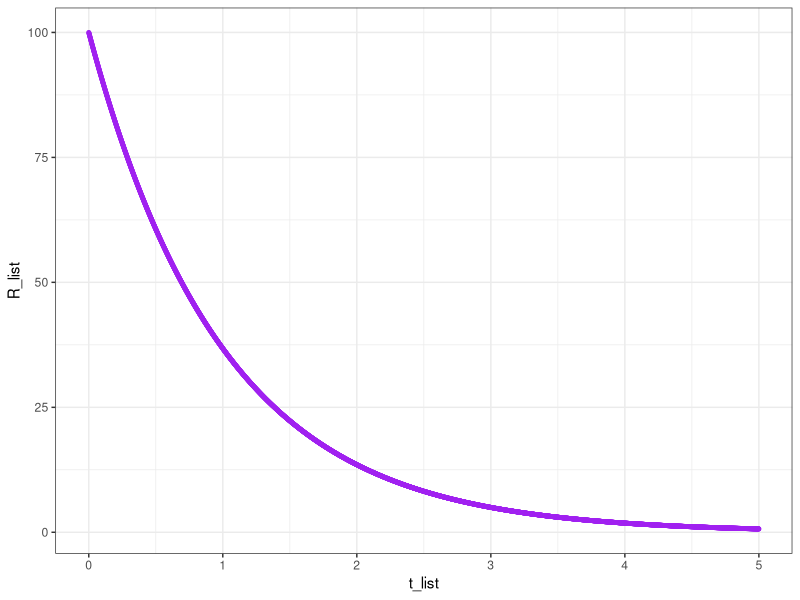
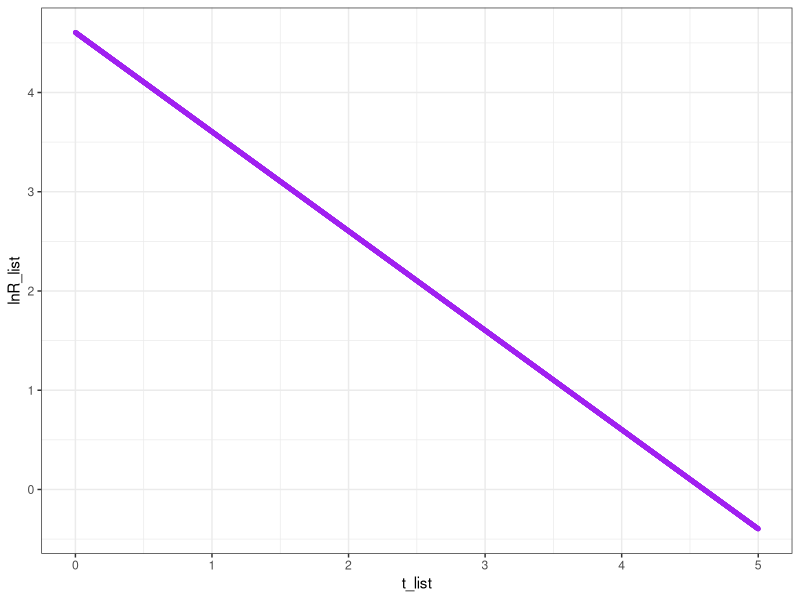
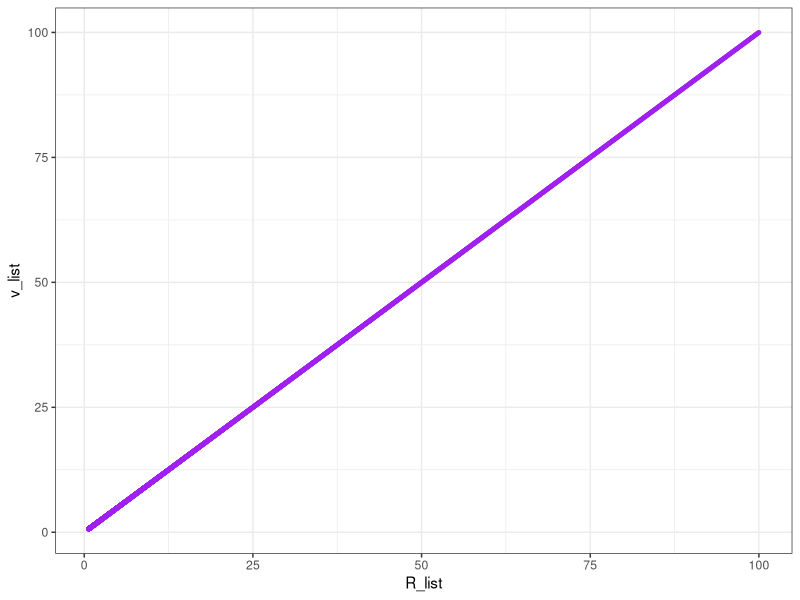
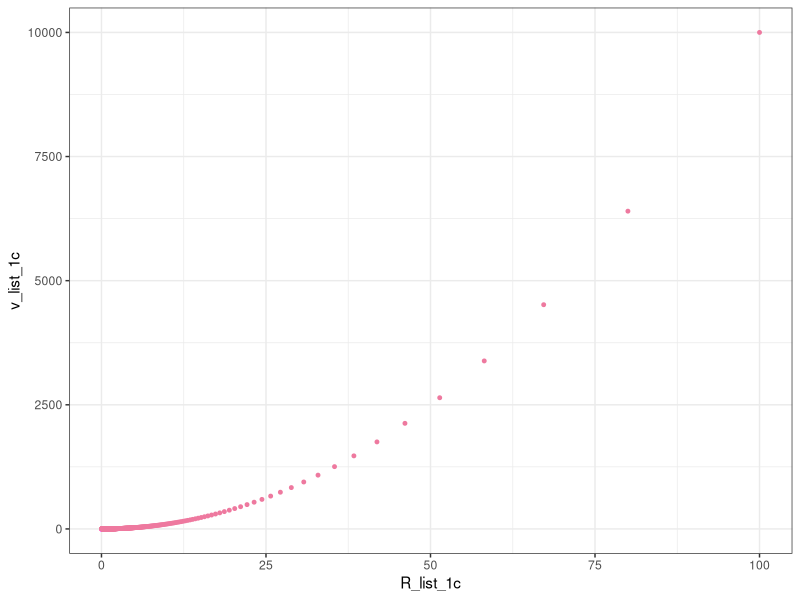
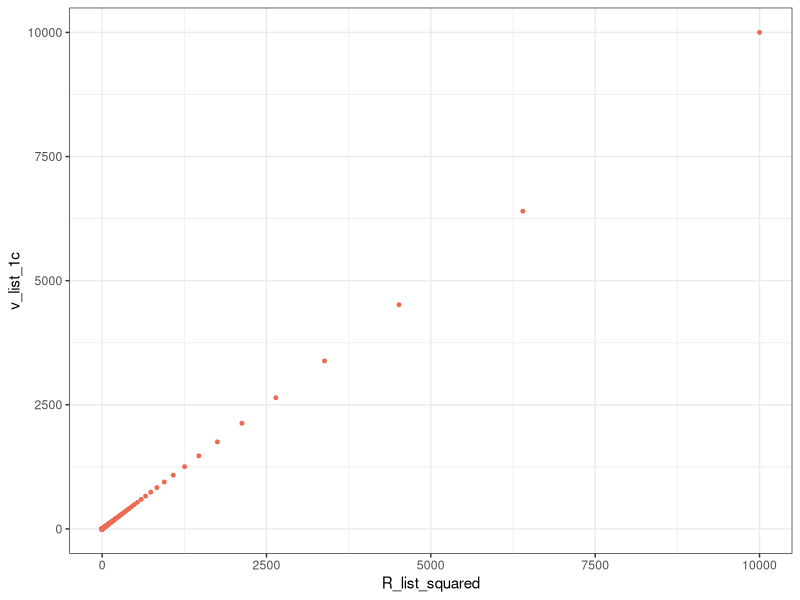
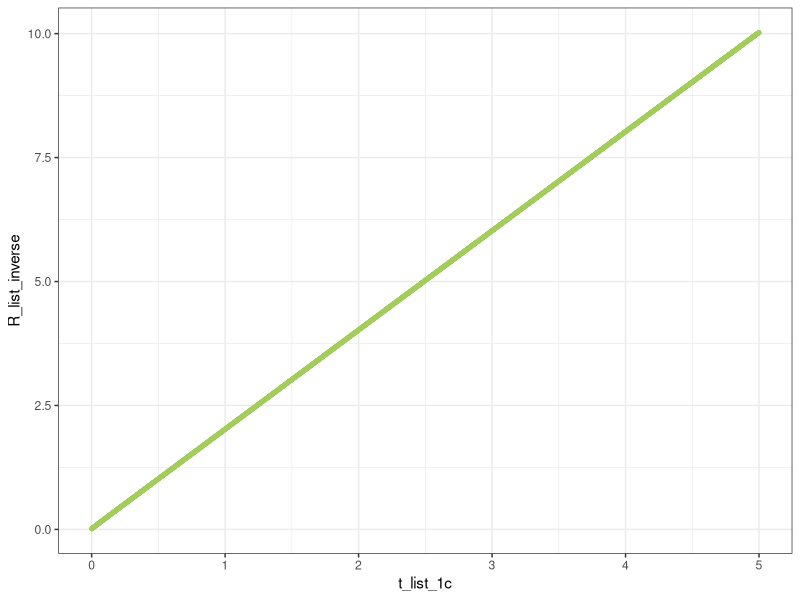
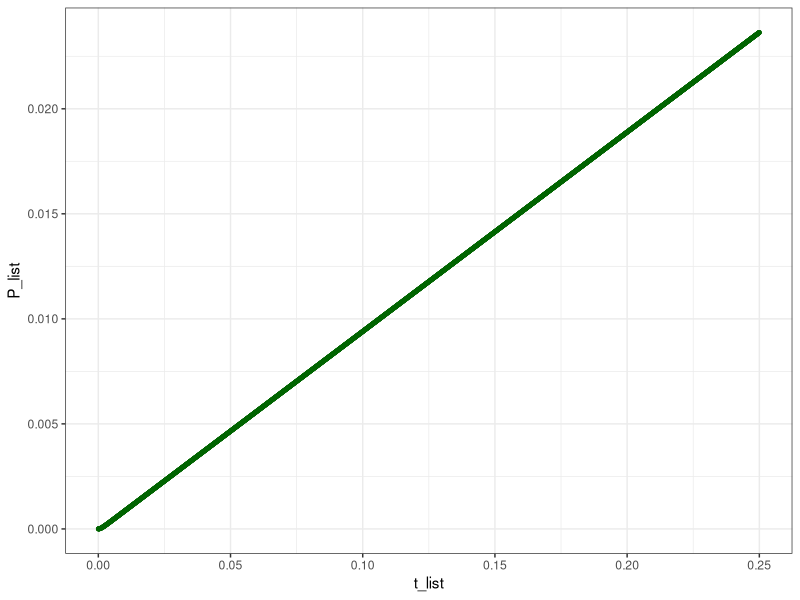
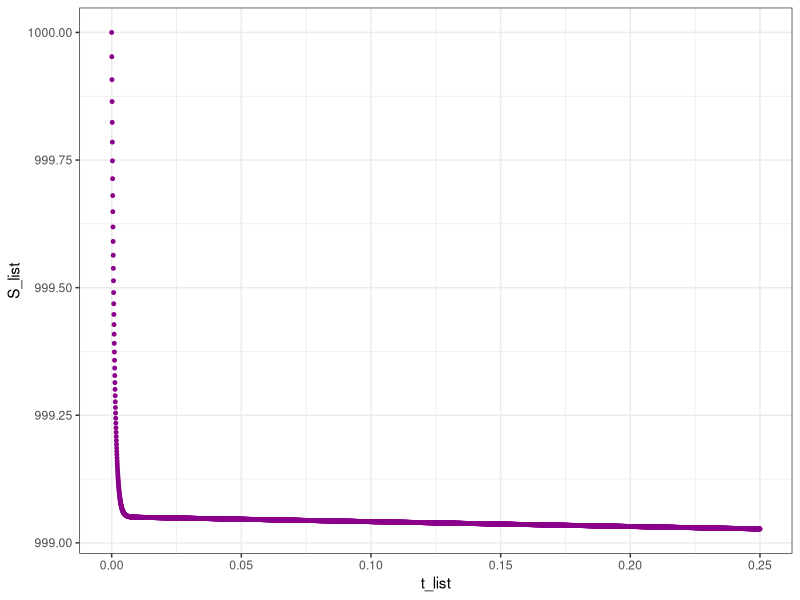

These charts were generated, in order, by the following R code:
library(tidyverse)

#Actividad 1: Cineticas sencillas

k<-(1)
dt<-0.001
R0<-100
t0<-0
v0=k*R0

R_list<-c(R0)
t_list<-c(t0)
v_list<-c(v0)
  
R=R0
t=t0


for (i in 1:5000){
dR<- -k*R*dt
R<-R+dR
R_list<-c(R_list,R)
t<-t+dt
t_list<-c(t_list,t)
v=k*R
v_list<-c(v_list,v)
}

view(R_list)

data_list_TP2<-data.frame(R_list, t_list, v_list)

ggplot(data=data_list_TP2,
       aes(x=t_list, 
           y=R_list))+
      geom_point(size=1, color="purple")+
theme_bw()

data_list_TP2<-data_list_TP2 %>% 
  mutate(lnR_list=log(R_list))
view(data_list_TP2)


ggplot(data=data_list_TP2,
       aes(x=t_list, 
           y=lnR_list))+
  geom_point(size=1, color="purple")+
  theme_bw()


ggplot(data=data_list_TP2,
       aes(x=R_list, 
           y=v_list))+
  geom_point(size=1, color="purple")+
  theme_bw()

#Calculo para una reaccion de orden 2 vamos a definir las variables con un 1c ya q ue corresponde a la actividad 1c

k_1c<-(1)
dt_1c<-0.001
R0_1c<-100
t0_1c<-0
v0_1c=k_1c*R0_1c^2

R_list_1c<-c(R0_1c)
t_list_1c<-c(t0_1c)
v_list_1c<-c(v0_1c)

R_1c=R0_1c
t_1c=t0_1c


for (i in 1:5000){
  dR_1c<- -2*k_1c*(R_1c^2)*dt_1c
  R_1c<-R_1c+dR_1c
  R_list_1c<-c(R_list_1c,R_1c)
  t_1c<-t_1c+dt_1c
  t_list_1c<-c(t_list_1c,t_1c)
  v_1c=k_1c*R_1c^2
  v_list_1c<-c(v_list_1c,v_1c)
}

data_list_TP2_act_1c<-data.frame(R_list_1c, t_list_1c, v_list_1c,
                                 R_list_squared=R_list_1c^2,
                                 R_list_inverse=1/R_list_1c)

view(data_list_TP2_act_1c)

ggplot(data = data_list_TP2_act_1c,
       aes(x=R_list_1c,
           y=v_list_1c))+
  geom_point(size=1, color="palevioletred2")+
  theme_bw()

ggplot(data = data_list_TP2_act_1c,
       aes(x=R_list_squared,
           y=v_list_1c))+
  geom_point(size=1, color="coral2")+
  theme_bw()
         
ggplot(data = data_list_TP2_act_1c,
       aes(x=t_list_1c,
           y=R_list_inverse))+
  geom_point(size=1, color="darkolivegreen3")+
  theme_bw()

#Compare los graficos que se obtienen cambiando “dt” a 0.01 y 0.1. ¿Que ocurre
#si aumenta “dt” a un valor relativamente grande, por ejemplo, 2?

#Probar con dt=2


#Actividad 2: Cinetica enzimatica


E0=1
S0=1000
dt=0.00005
kf=1
kr=1
kp=0.1
t0=0

E_list<-c(E0)
S_list<-c(S0)
ES_list<-c(0)
P_list<-c(0)
v_list<-c(0)
t_list<-c(t0)

E=E0
S=S0
P=0
ES=0
v=0
t=t0

for (i in 1:5000){
  dE=(-kf*E*S+kf*ES+kp*ES)*dt
  E=E+dE
  E_list<-c(E_list,E)
  
  dS=(-kf*E*S+kr*ES)*dt
  S=S+dS
  S_list<-c(S_list, S)
  
  dES=(kf*E*S-kr*ES-kp*ES)*dt
  ES=ES+dES
  ES_list<-c(ES_list, ES)
  
  dP=kp*ES*dt
  P=P+dP
  P_list<-c(P_list, P)
  
  v=kp*ES
  v_list<-c(v_list,v)
  
  t=t+dt
  t_list<-c(t_list, t)
  
}

data_list_TP2_A2<-data.frame(E_list, S_list, ES_list, P_list, t_list, v_list)
view(data_list_TP2_A2)

linear_model_of_S_vs_t<-lm(data_list_TP2_A2$S_list~data_list_TP2_A2$t_list,
                           data = data_list_TP2_A2,
                           subset = t_list>0.05)

summary(linear_model_of_S_vs_t)

#la regresion lineal de la parte lineal es:  [S]=9.991e+02-9.490e-02t, si buscamos el valor de t para el que [S]=0.95[S_0] tenemos

cat("El tiempo al que la concentracion de sustrato es el 95% de la inicial es:", ((0.95*S0-coef(linear_model_of_S_vs_t)[1])/coef(linear_model_of_S_vs_t)[2]),"segundos"
)
#para ver como cambia esto con kp=10 se volvio a correr la seccion del script correspondiente cambiando la variable kp y el valor obtenido por la linea anterior es: 5.219329 segundos

ggplot(data=data_list_TP2_A2,
       aes(x=t_list, 
           y=P_list))+
  geom_point(size=1, color="darkgreen")+
theme_bw()

ggplot(data=data_list_TP2_A2,
       aes(x=t_list,
           y=S_list))+
  geom_point(size=1, color="magenta4")+
  theme_bw()


ggplot(data=data_list_TP2_A2,
       aes(x=t_list,
           y=ES_list))+
  geom_point(size=1, color="darkorange2")+
  theme_bw()


ggplot(data=data_list_TP2_A2,
       aes(x=t_list,
           y=v_list))+
  geom_point(size=1, color="cyan4")+
  theme_bw()


#Actividad 3: Reacciones oscilatorias

A0=1
B0=3
dt=0.005
k1=1
k2=1
k3=1
k4=1
t0=0
dt=0.005
X0=0
Y0=0

t=t0
A=A0
B=B0
D=0
E=0
X=X0
Y=Y0

t_list<-c(t0)
A_list<-c(A0)
B_list<-c(B0)
D_list<-c(0)
E_list<-c(0)
X_list<-c(X0)
Y_list<-c(Y0)

for (i in 1:10000) {
  dA=-k1*A*dt
  A=A+dA
  A_list<-c(A_list, A)
  
  dB=-k3*B*X*dt
  B=B+dB
  B_list<-c(B_list, B)
  
  dD=k3*B*X*dt
  D=D+dD
  D_list<-c(D_list, D)
  
  dE=k4*X*dt
  E=E+dE
  E_list<-c(E_list, E)
  
  dX=(k1*A+k2*(X ^ 2)*Y-k3*B*X-k4*X)*dt
  X=X+dX
  X_list<-c(X_list, X)
  
  dY=(-k2*(X ^ 2)*Y+k3*B*X)*dt
  Y=Y+dY
  Y_list<-c(Y_list, Y)
  
  t=t+dt
  t_list<-c(t_list, t)

}

data_list_TP2_A3<-data.frame(A_list, B_list, X_list, Y_list, D_list, E_list, t_list)
View(data_list_TP2_A3)

ggplot(data=data_list_TP2_A3,
       aes(x=t_list, 
           y=A_list))+
  geom_point(size=1, color="deepskyblue")+
  theme_bw()

ggplot(data=data_list_TP2_A3,
       aes(x=t_list,
           y=B_list))+
  geom_point(size=1, color="deeppink2")+
  theme_bw()


ggplot(data=data_list_TP2_A3,
       aes(x=t_list,
           y=D_list))+
  geom_point(size=1, color="darkorchid3")+
  theme_bw()


ggplot(data=data_list_TP2_A3,
       aes(x=t_list,
           y=E_list))+
  geom_point(size=1, color="midnightblue")+
  theme_bw()


ggplot(data=data_list_TP2_A3,
       aes(x=t_list,
           y=Y_list))+
  geom_point(size=1, color="yellowgreen")+
  theme_bw()

ggplot(data=data_list_TP2_A3,
       aes(x=t_list,
           y=X_list))+
  geom_point(size=1, color="firebrick3")+
  theme_bw()


#grafica X vs Y

ggplot(data=data_list_TP2_A3,
       aes(x=X_list,
           y=Y_list))+
  geom_point(size=1, color="orchid")+
  theme_bw()
